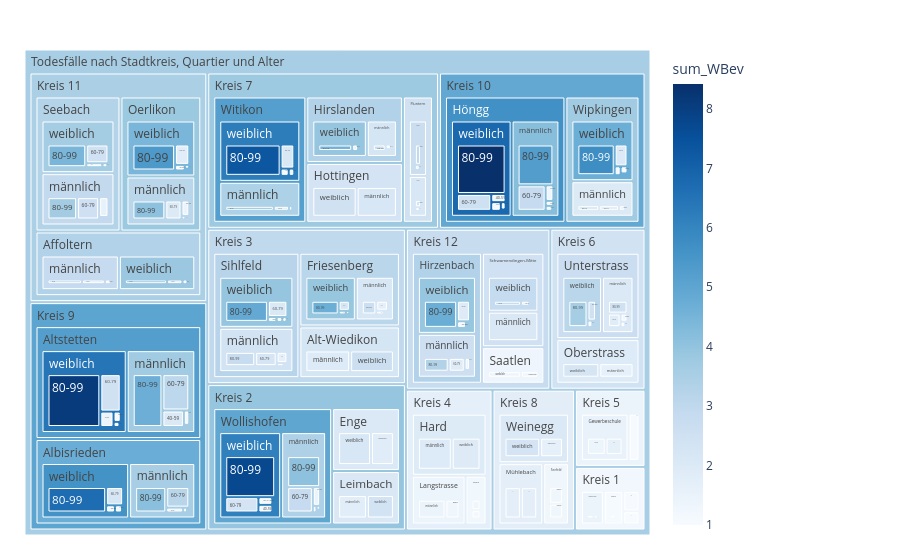

Notebook code cell kept with this figure:
### Code cell
fig = px.treemap(myTreemapAgg.reset_index(), path=[px.Constant("Todesfälle nach Stadtkreis, Quartier und Alter"), 'KreisLang','QuarLang', 'SexLang','AlterV20Kurz']
                 , values='sum_WBev'
                 , color='sum_WBev'
                 ## bei discrete scales (bei Klassen und Strings):                 
                 #, color_discrete_map={'(?)':'lightgrey','EVP':'gold', 'SP':'#FF3030', 'PdA':'#EE3B3B', 'Grüne':'#A2CD5A','GLP':'#CAFF70','Die Mitte':'orange','FDP':'#104E8B','AL':'deeppink','SVP':'forestgreen', 'FL ZÜRI':'#8B864E','Volt':'#lightblue' }                
                 ## bei continuous scales (bei Zahlenwerten):
                , color_continuous_scale='Blues'
                #, color_continuous_midpoint=np.average(df['AnzBestWir'], weights=df['AnzBestWir'])  
                 #,height=400
                 #,width=1500                 
                )
fig.update_traces(root_color="grey")
fig.update_layout(margin = dict(t=50, l=25, r=250, b=25))
fig.show()

### Figure 1 — Plotly figure (JSON) as saved in the notebook; plotly's stock layout.template omitted (floating-point values rounded to 4 significant figures; data arrays with more than 128 entries replaced by an {"elided": "..."} marker saying what was removed)
{"data": [{"branchvalues": "total", "customdata": {"elided": "458x1 float values"}, "domain": {"x": [0, 1], "y": [0, 1]}, "hovertemplate": "labels=%{label}<br>sum_WBev_sum=%{value}<br>parent=%{parent}<br>id=%{id}<br>sum_WBev=%{color}<extra></extra>", "ids": {"elided": "458 str values"}, "labels": {"elided": "458 str values"}, "marker": {"coloraxis": "coloraxis", "colors": {"elided": "458 float values"}}, "name": "", "parents": {"elided": "458 str values"}, "root": {"color": "grey"}, "type": "treemap", "values": {"elided": "458 int values"}}], "layout": {"coloraxis": {"colorbar": {"title": {"text": "sum_WBev"}}, "colorscale": [[0, "rgb(247,251,255)"], [0.125, "rgb(222,235,247)"], [0.25, "rgb(198,219,239)"], [0.375, "rgb(158,202,225)"], [0.5, "rgb(107,174,214)"], [0.625, "rgb(66,146,198)"], [0.75, "rgb(33,113,181)"], [0.875, "rgb(8,81,156)"], [1, "rgb(8,48,107)"]]}, "legend": {"tracegroupgap": 0}, "margin": {"b": 25, "l": 25, "r": 250, "t": 50}}}
